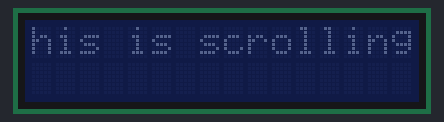
The sketch below on a simulated Arduino Uno, built with avr-gcc and run on an emulated ATmega328P. Shown: 16×2 character LCD.

Above: at 0.2 s.
At 1.34 s:
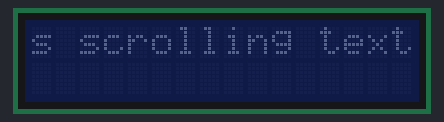
At 2.48 s:
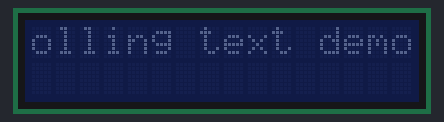
At 4.99 s:
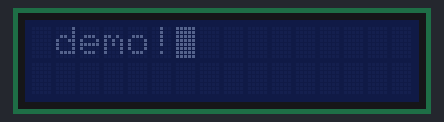
At 7.28 s:
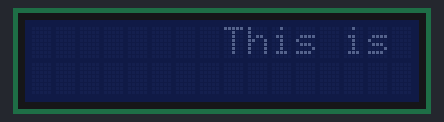
At 9.79 s:
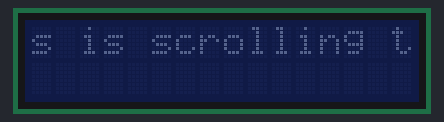

The sketch:

Day7Exercise7.ino
```cpp
/*
* This requires the LiquidCrystal_I2C library.
* Install it using Arduino IDE Library Manager.
* Or from ardiuino-cli using:
* > arduino-cli lib install "LiquidCrystal_I2C"
*/
#include<Arduino.h>
#include<LiquidCrystal_I2C.h>

LiquidCrystal_I2C lcd(0x27, 16, 2);

String scrollingText = "This is scrolling text demo!";

void setup() {
    lcd.init();
    // Uncomment below to turn on the blacklight
    // lcd.backlight();
}

void loop() {
    lcd.setCursor(0,0);
    lcd.scrollDisplayLeft();
    lcd.print(scrollingText);
    lcd.blink();

    delay(200);
}
```

Measured:
- by itself, everything shown: repeats every 9.1 s, in 40 steps
